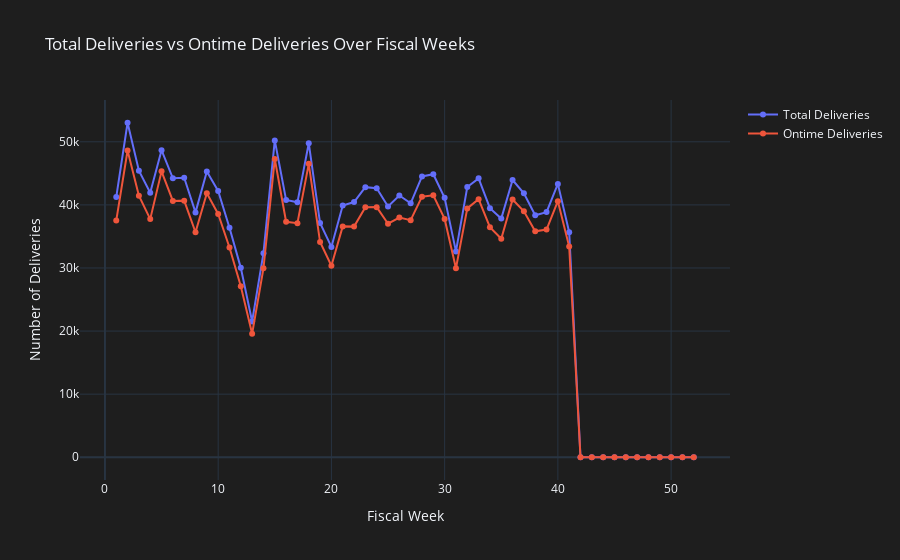

This figure's notebook cell:
### Code cell
# Time series plot for total_deliveries and ontime_deliveries vs fiscal week
fig3 = go.Figure()

fig3.add_trace(go.Scatter(x=sales_summary['Fiscal Week'], 
                          y=sales_summary['total_deliveries'], 
                          mode='lines+markers',
                          name='Total Deliveries'))

fig3.add_trace(go.Scatter(x=sales_summary['Fiscal Week'], 
                          y=sales_summary['ontime_deliveries'], 
                          mode='lines+markers',
                          name='Ontime Deliveries'))

# Dark mode layout
fig3.update_layout(
    title='Total Deliveries vs Ontime Deliveries Over Fiscal Weeks',
    xaxis_title='Fiscal Week',
    yaxis_title='Number of Deliveries',
    template='plotly_dark', 
    plot_bgcolor='#1e1e1e', 
    paper_bgcolor='#1e1e1e')
fig3.show()

### Figure 1 — Plotly figure (JSON) as saved in the notebook; plotly's stock layout.template omitted (floating-point values rounded to 4 significant figures)
{"data": [{"mode": "lines+markers", "name": "Total Deliveries", "type": "scatter", "x": [1, 2, 3, 4, 5, 6, 7, 8, 9, 10, 11, 12, 13, 14, 15, 16, 17, 18, 19, 20, 21, 22, 23, 24, 25, 26, 27, 28, 29, 30, 31, 32, 33, 34, 35, 36, 37, 38, 39, 40, 41, 42, 43, 44, 45, 46, 47, 48, 49, 50, 51, 52], "y": [41234, 53020, 45409, 41918, 48673, 44210, 44309, 38812, 45282, 42213, 36381, 30019, 21527, 32346, 50222, 40795, 40404, 49777, 37123, 33342, 39902, 40454, 42815, 42638, 39756, 41486, 40245, 44510, 44858, 41115, 32630, 42835, 44208, 39482, 37834, 43943, 41836, 38353, 38859, 43330, 35675, 0, 0, 0, 0, 0, 0, 0, 0, 0, 0, 0]}, {"mode": "lines+markers", "name": "Ontime Deliveries", "type": "scatter", "x": [1, 2, 3, 4, 5, 6, 7, 8, 9, 10, 11, 12, 13, 14, 15, 16, 17, 18, 19, 20, 21, 22, 23, 24, 25, 26, 27, 28, 29, 30, 31, 32, 33, 34, 35, 36, 37, 38, 39, 40, 41, 42, 43, 44, 45, 46, 47, 48, 49, 50, 51, 52], "y": [37520, 48621, 41466, 37745, 45314, 40622, 40676, 35668, 41838, 38566, 33247, 27098, 19570, 29948, 47280, 37326, 37096, 46510, 34110, 30358, 36593, 36556, 39610, 39646, 37021, 37987, 37582, 41307, 41523, 37778, 29964, 39442, 40905, 36464, 34639, 40862, 38989, 35810, 36094, 40584, 33391, 0, 0, 0, 0, 0, 0, 0, 0, 0, 0, 0]}], "layout": {"paper_bgcolor": "#1e1e1e", "plot_bgcolor": "#1e1e1e", "title": {"text": "Total Deliveries vs Ontime Deliveries Over Fiscal Weeks"}, "xaxis": {"title": {"text": "Fiscal Week"}}, "yaxis": {"title": {"text": "Number of Deliveries"}}}}
